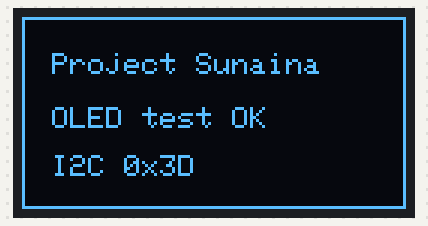
A sketch run on a simulated ESP32-S3. Parts: 128×64 one-colour display. What the sketch prints to the serial monitor is not drawn.

Above: at 0.9 s.
At 3.9 s:
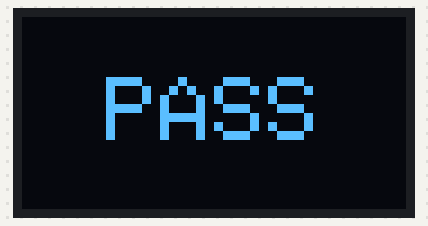

Measured:
- what the display in image 0 shows lasts 3.0 s, from 0.9 s to 3.9 s
- what the display in image 1 shows lasts 1.5 s, from 3.9 s to 5.4 s

The sketch:

oled_test.ino
```cpp
/*
  Project Sunaina - OLED test (ESP32-S3)
  Module: 1.3" I2C OLED, 128x64 (usually SH1106 chip; 0.96" ones are SSD1306)

  Wiring (same pins as the main firmware):
    OLED VCC -> 3V3
    OLED GND -> GND
    OLED SDA -> GPIO8
    OLED SCL -> GPIO9

  Libraries (Arduino IDE > Library Manager):
    Adafruit SH110X, Adafruit GFX   (and Adafruit SSD1306 only if you switch below)

  What it does:
    1. Scans I2C and prints every address found (expect 0x3C, sometimes 0x3D).
    2. Shows a border + text, then loops PASS / FAIL screens.

  If the picture is shifted by 2 px with a stripe of noise on one edge,
  the chip is the other type: flip USE_SH1106 below.
*/

#include <Wire.h>
#include <Adafruit_GFX.h>

#define USE_SH1106 true   // false = SSD1306
#define I2C_SDA 8
#define I2C_SCL 9

#if USE_SH1106
  #include <Adafruit_SH110X.h>
  Adafruit_SH1106G oled(128, 64, &Wire, -1);
  #define WHITE SH110X_WHITE
#else
  #include <Adafruit_SSD1306.h>
  Adafruit_SSD1306 oled(128, 64, &Wire, -1);
  #define WHITE SSD1306_WHITE
#endif

uint8_t addr = 0;

void scanI2C() {
  Serial.println("I2C scan:");
  for (uint8_t a = 1; a < 127; a++) {
    Wire.beginTransmission(a);
    if (Wire.endTransmission() == 0) {
      Serial.printf("  found 0x%02X\n", a);
      if (a == 0x3C || a == 0x3D) addr = a;
    }
  }
  if (!addr) Serial.println("  no OLED at 0x3C/0x3D. Check wiring, SDA/SCL swapped, 3V3 and GND.");
}

void bigText(const char *t) {
  oled.clearDisplay();
  oled.setTextSize(3);
  oled.setCursor((128 - strlen(t) * 18) / 2, 20);
  oled.print(t);
  oled.display();
}

void setup() {
  Serial.begin(115200);
  delay(800);
  Serial.println("\nProject Sunaina - OLED test, SDA GPIO8, SCL GPIO9");
  Wire.begin(I2C_SDA, I2C_SCL);
  scanI2C();
  if (!addr) return;

#if USE_SH1106
  bool ok = oled.begin(addr, true);
#else
  bool ok = oled.begin(SSD1306_SWITCHCAPVCC, addr);
#endif
  if (!ok) { Serial.println("Display init failed"); addr = 0; return; }
  Serial.printf("OLED ready at 0x%02X (%s)\n", addr, USE_SH1106 ? "SH1106" : "SSD1306");

  oled.clearDisplay();
  oled.setTextColor(WHITE);
  oled.drawRect(0, 0, 128, 64, WHITE);   // all 4 edges should be visible
  oled.setTextSize(1);
  oled.setCursor(10, 12); oled.print("Project Sunaina");
  oled.setCursor(10, 30); oled.print("OLED test OK");
  oled.setCursor(10, 46); oled.printf("I2C 0x%02X", addr);
  oled.display();
  delay(3000);
}

void loop() {
  if (!addr) { delay(1000); return; }
  bigText("PASS");
  delay(1500);
  bigText("FAIL");
  delay(1500);
}
```
